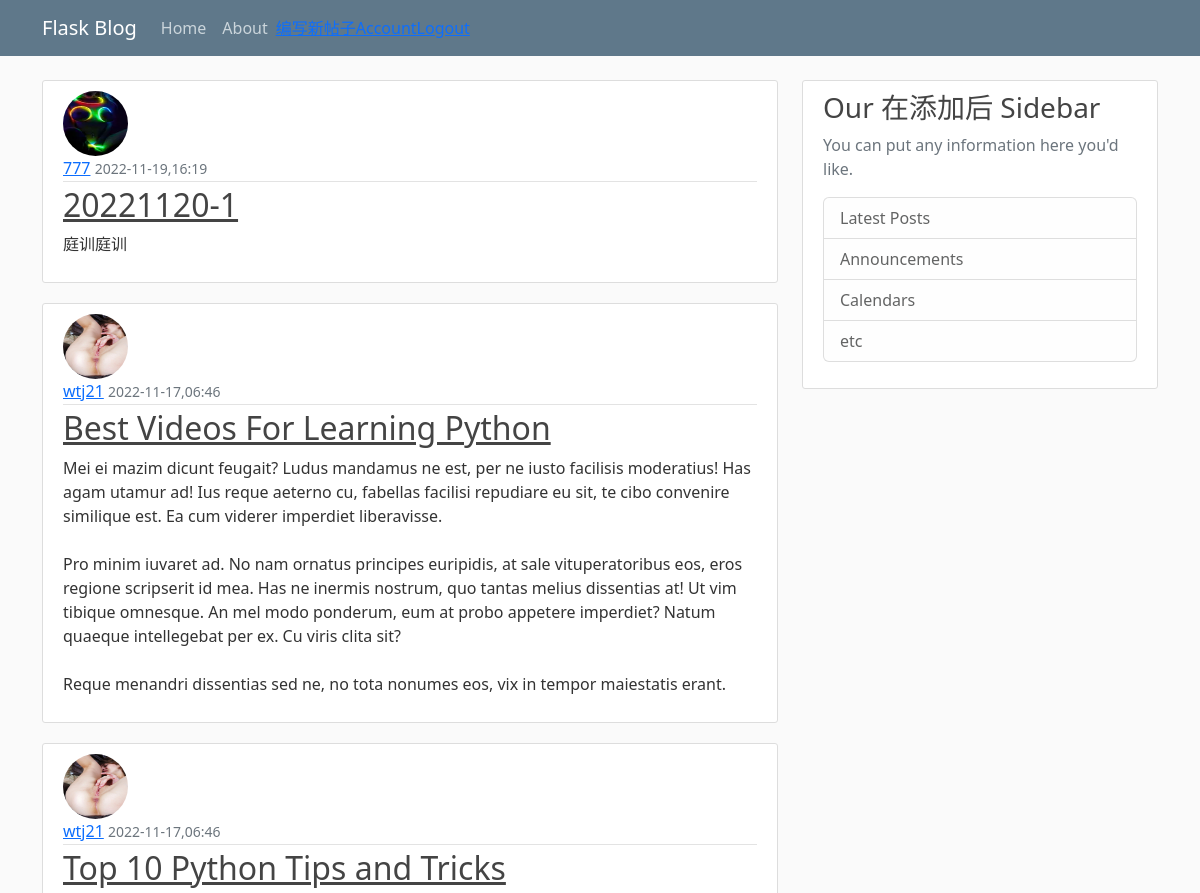
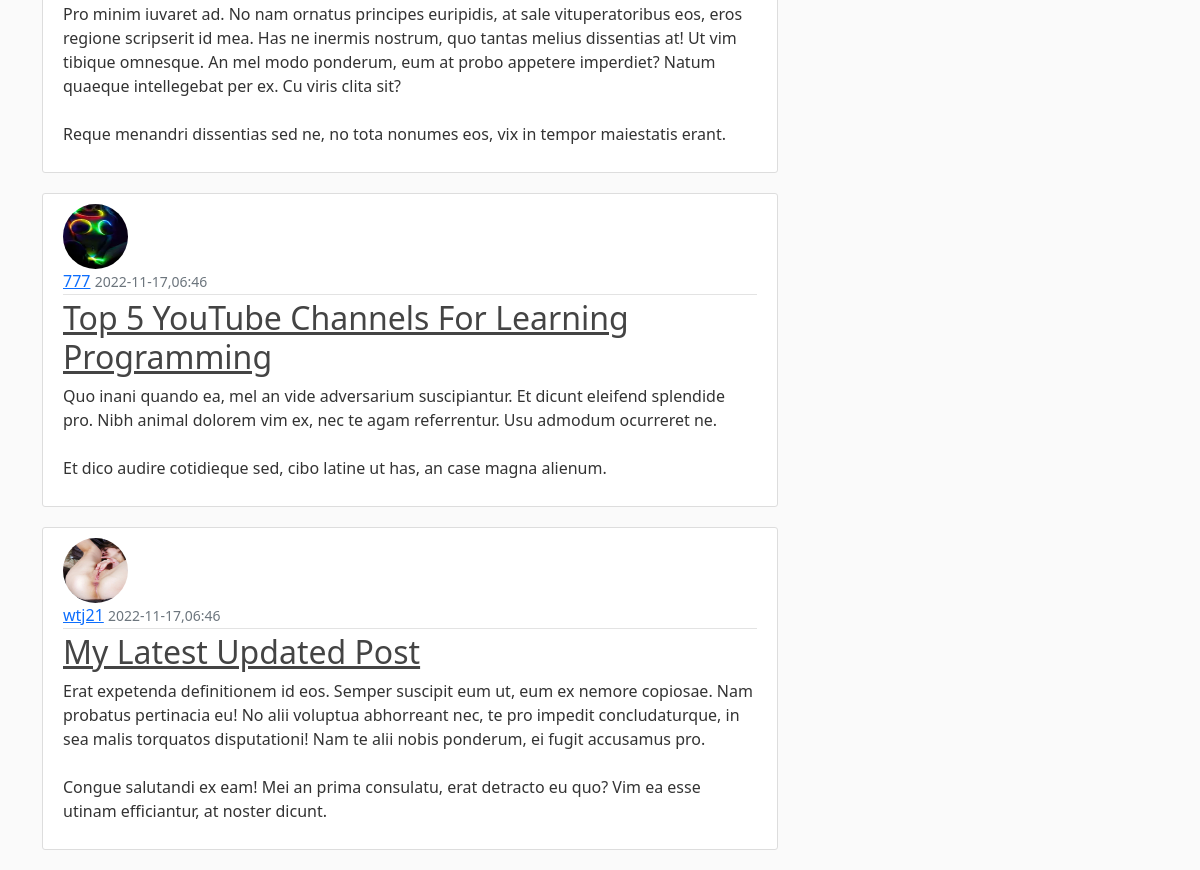
/home (signed in), run on the app's committed database (2 pictures, top to bottom).
### flaskblog/models.py (models this page shows, shortened)
class Post(db.Model):
    id = db.Column(db.Integer,primary_key=True)
    title = db.Column(db.String(100),nullable=True)
    date_posted = db.Column(db.DateTime,nullable=False,default=datetime.utcnow)
    content = db.Column(db.Text,nullable=False)
    user_id = db.Column(db.Integer,db.ForeignKey('user.id'),nullable=False)

class User(db.Model,UserMixin):
    id = db.Column(db.Integer,primary_key=True)
    username = db.Column(db.String(20),unique=True,nullable=False)
    email = db.Column(db.String(120),unique=True,nullable=False)
    image_file = db.Column(db.String(20),nullable=False,default='default.jpg')
    password = db.Column(db.String(60),nullable=False)
    posts = db.relationship('Post',backref='author',lazy=True)

### flaskblog/routes.py (the view)
@app.route("/")
@app.route("/home")
def home():
    page = request.args.get('page',1,type=int)
    posts = Post.query.order_by(Post.date_posted.desc()).paginate(page=page,per_page=5)
    return render_template('home.html',posts=posts,title='20221013')

### flaskblog/models.py (called while the page is built)
@login_manager.user_loader
def load_user(user_id):
    return User.query.get(int(user_id))

### flaskblog/templates/home.html
{% extends "layout.html" %}
{% block content %}
{% for post in posts %}
    <article class="media content-section">
        <div class="media-body">
            <img class="rounded-circle article-img" src="{{ url_for('static',filename='profile_pics/' + post.author.image_file) }}">
            <div class="article-metadata">
                <a class="mr-2" href="#">{{ post.author.username }}</a>
                <small class="text-muted">{{ post.date_posted.strftime('%Y-%m-%d,%H:%M') }}</small>
            </div>
            <h2><a class="article-title" href="{{url_for('post',post_id=post.id)}}">{{ post.title }}</a></h2>
            <p class="article-content">{{ post.content }}</p>
        </div>
    </article>
{% endfor %}
{% endblock content %}

### flaskblog/static/main.css (style rules this page uses)
body { background: #fafafa; color: #333333; margin-top: 5rem; }
h1, h2, h3, h4, h5, h6 { color: #444444; }
.content-section { background: #ffffff; padding: 10px 20px; border: 1px solid #dddddd; border-radius: 3px; margin-bottom: 20px; }
.article-title { color: #444444; }
.article-content { white-space: pre-line; }
.article-img { height: 65px; width: 65px; margin-right: 16px; }
.article-metadata { padding-bottom: 1px; margin-bottom: 4px; border-bottom: 1px solid #e3e3e3 }

### data on the page
Post: image_file (picture), author.username "777", date_posted "2022-11-19,16:19", title "20221120-1", content "庭训庭训"
Post: image_file (placeholder picture), author.username "wtj21", date_posted "2022-11-17,06:46", title "Best Videos For Learning Python", content "Mei ei mazim dicunt feugait? Ludus mandamus ne est, per ne iusto facilisis moderatius! Has agam utamur ad! Ius reque aeterno cu, fabellas facilisi repudiare eu sit, te cibo convenire similique est. Ea cum viderer imperdiet liberavisse. Pro minim iuvaret ad. No nam ornatus principes euripidis, at sale vituperatoribus eos, eros regione scripserit id mea. Has ne inermis nostrum, quo tantas melius dissentias at! Ut vim tibique omnesque. An mel modo ponderum, eum at probo appetere imperdiet? Natum quaeque intellegebat per ex. Cu viris clita sit? Reque menandri dissentias sed ne, no tota nonumes eos, vix in tempor maiestatis erant."
Post: image_file (placeholder picture), author.username "wtj21", date_posted "2022-11-17,06:46", title "Top 10 Python Tips and Tricks", content "Pro minim iuvaret ad. No nam ornatus principes euripidis, at sale vituperatoribus eos, eros regione scripserit id mea. Has ne inermis nostrum, quo tantas melius dissentias at! Ut vim tibique omnesque. An mel modo ponderum, eum at probo appetere imperdiet? Natum quaeque intellegebat per ex. Cu viris clita sit? Reque menandri dissentias sed ne, no tota nonumes eos, vix in tempor maiestatis erant."
Post: image_file (picture), author.username "777", date_posted "2022-11-17,06:46", title "Top 5 YouTube Channels For Learning Programming", content "Quo inani quando ea, mel an vide adversarium suscipiantur. Et dicunt eleifend splendide pro. Nibh animal dolorem vim ex, nec te agam referrentur. Usu admodum ocurreret ne. Et dico audire cotidieque sed, cibo latine ut has, an case magna alienum."
Post: image_file (placeholder picture), author.username "wtj21", date_posted "2022-11-17,06:46", title "My Latest Updated Post", content "Erat expetenda definitionem id eos. Semper suscipit eum ut, eum ex nemore copiosae. Nam probatus pertinacia eu! No alii voluptua abhorreant nec, te pro impedit concludaturque, in sea malis torquatos disputationi! Nam te alii nobis ponderum, ei fugit accusamus pro. Congue salutandi ex eam! Mei an prima consulatu, erat detracto eu quo? Vim ea esse utinam efficiantur, at noster dicunt."
